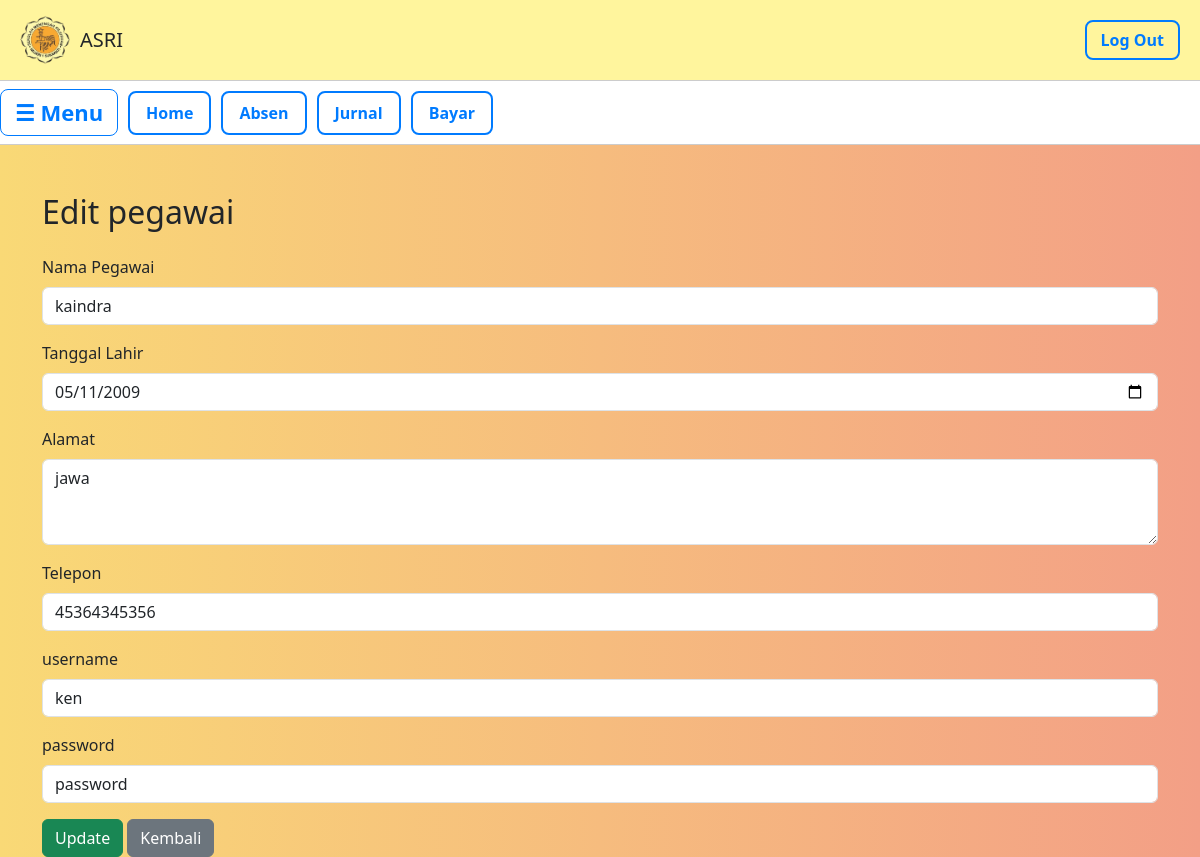
The app's page /Data/pegawe/pegawai_edit.php?id=3 with its own data.
### tables this page shows
CREATE TABLE `pegawai` (
  `id_pegawai` int NOT NULL,
  `nama_pegawai` varchar(100) NOT NULL,
  `tgl_lahir` date NOT NULL,
  `alamat` text NOT NULL,
  `telp` varchar(15) NOT NULL,
  `username` varchar(20) NOT NULL,
  `password` varchar(35) NOT NULL
);

### Data/pegawe/pegawai_edit.php (the view, shortened to what this page needs)
<!DOCTYPE html>
<html lang="id">
<head>
  <link rel="stylesheet" href="../../admin.css">
</head>
<body>
  <header>
    <div class="logo">
      <img src="../../Image/lgo.png" alt="Logo">
      <h1>ASRI</h1>
    </div>
    <a href="../../index.php" class="logout">Log Out</a>
  </header>
  <div class="navbar">
    <button class="menu-toggle" onclick="toggleSidebar()">☰ Menu</button>
    <a href ="../../data.php" class="btn-secondary">Home</a>
    <a href="../../Data/absen/absen.php" class="btn-secondary">Absen</a>
    <a href="../../Data/jurnal/jurnal.php" class="btn-secondary">Jurnal</a>
    <a href="../../Data/bayar/pembayaran.php" class="btn-secondary">Bayar</a>
  </div>
<?php
include "../../koneksi.php";
$id = $_GET['id'];
$data = mysqli_fetch_assoc(mysqli_query($koneksi, "SELECT * FROM pegawai WHERE id_pegawai=$id"));
?>
<link href="https://cdn.jsdelivr.net/npm/bootstrap@5.3.3/dist/css/bootstrap.min.css" rel="stylesheet">
<div class="container mt-5">
    <h2 class="mb-4">Edit pegawai</h2>
    <form method="post">
        <div class="mb-3">
            <label class="form-label">Nama Pegawai</label>
            <input type="text" name="nama_pegawai" class="form-control" value="<?= $data['nama_pegawai'] ?>" required>
        </div>
        <div class="mb-3">
          <label class="form-label">Tanggal Lahir</label>
          <input type="date" name="tgl_lahir" class="form-control" value="<?= $data['tgl_lahir'] ?>" required>
        </div>
        <div class="mb-3">
            <label class="form-label">Alamat</label>
            <textarea name="alamat" class="form-control" rows="3" required><?= $data['alamat'] ?></textarea>
        </div>
        <div class="mb-3">
            <label class="form-label">Telepon</label>
            <input type="text" name="telp" class="form-control" maxlength="15" value="<?= $data['telp'] ?>" required>
        </div>
        <div class="mb-3">
            <label class="form-label">username</label>
            <input type="text" name="username"  class="form-control" value="<?= $data['username'] ?>" required>
        </div>
        <div class="mb-3">
            <label class="form-label">password</label>
            <input type="text" name="password"  class="form-control" value="<?= $data['password'] ?>" required>
        </div>
        <button type="submit" name="update" class="btn btn-success">Update</button>
        <a href="pegawai.php" class="btn btn-secondary">Kembali</a>
    </form>
</div>

### admin.css (style rules this page uses)
body { margin: 0; font-family: Arial, sans-serif; background: linear-gradient(90deg , #f9d976, #f39f86); }
header { background: #fff59d; padding: 15px 20px; display: flex; justify-content: space-between; align-items: center; border-bottom: 1px solid #ccc; flex-wrap: wrap; }
header .logo { display: flex; align-items: center; gap: 10px; }
header img { height: 50px; }
header h1 { font-size: 20px; margin: 0; }
.logout { border: 2px solid #007bff; background: none; color: #007bff; padding: 6px 14px; border-radius: 8px; font-weight: bold; text-decoration: none; transition: 0.3s; }
.btn-secondary { display: inline-block; background: #fff; color: #007bff; border: 2px solid #007bff; padding: 8px 16px; border-radius: 8px; text-decoration: none; font-weight: bold; transition: 0.3s; }
.navbar { background: white; display: flex; align-items: center; gap: 10px; padding: 10px; flex-wrap: wrap; border-bottom: 1px solid #ccc; justify-content: flex-start !important; }
.navbar button { border: 1px solid #007bff; background: none; color: #007bff; padding: 6px 14px; border-radius: 8px; font-weight: bold; cursor: pointer; transition: 0.3s; }
.menu-toggle { font-size: 22px; cursor: pointer; border: none; background: none; }

### records on screen
pegawai: nama_pegawai "kaindra", tgl_lahir "05/11/2009", alamat "jawa", telp "45364345356", username "ken", password "password"
